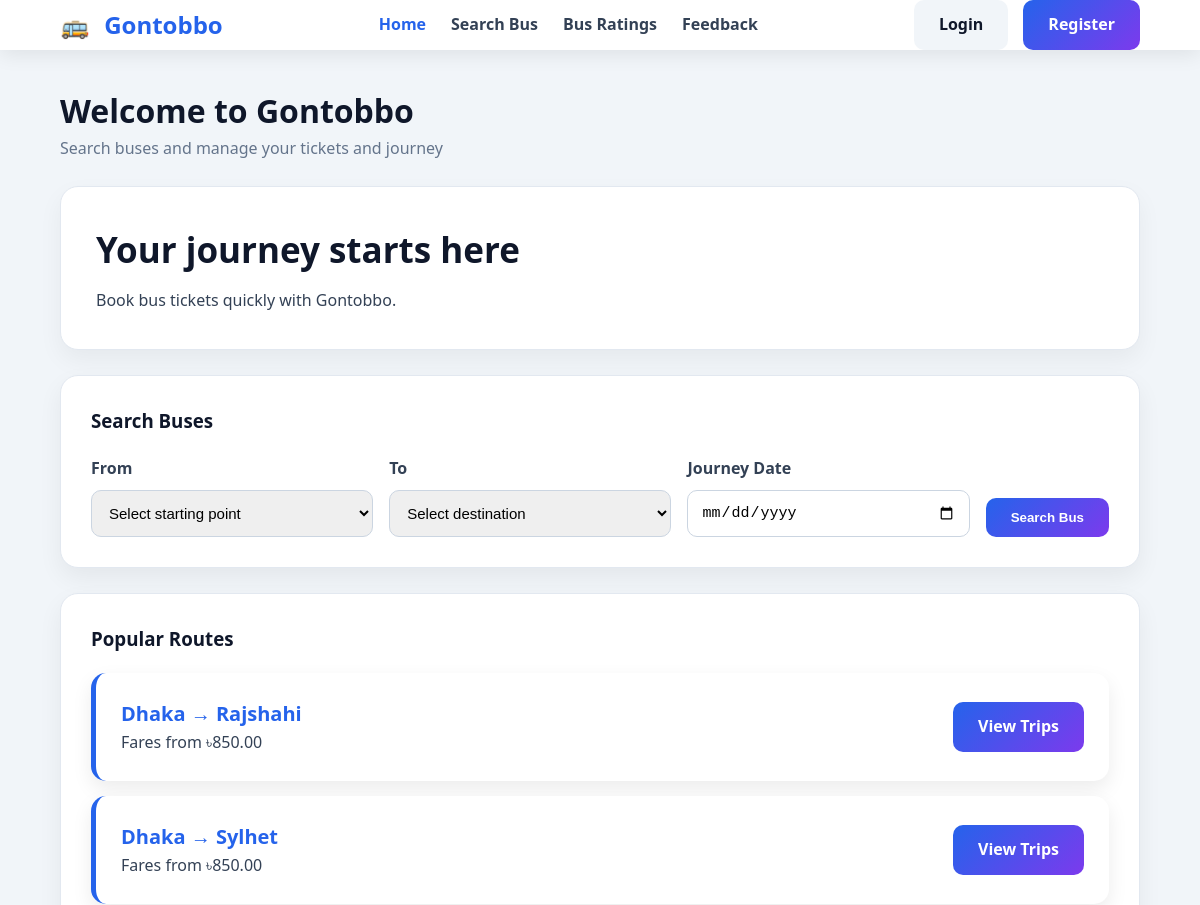
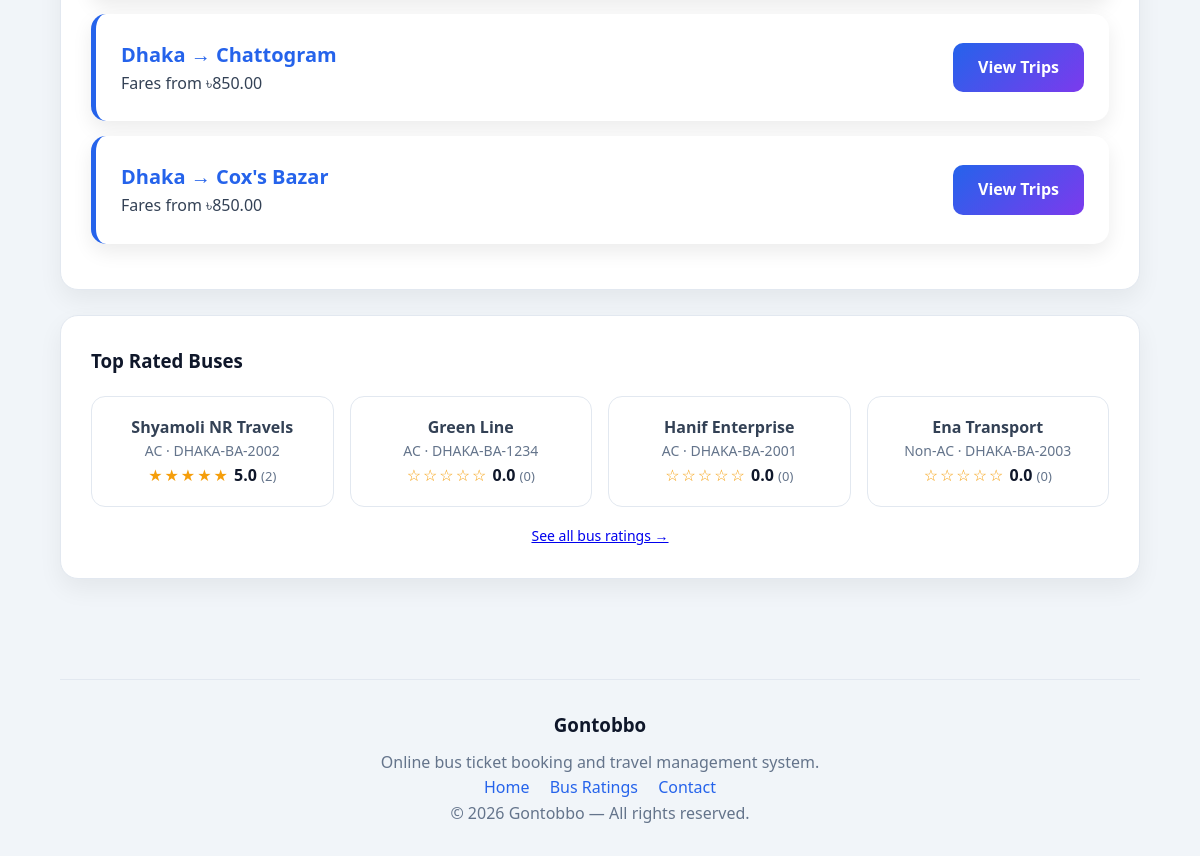
The page / on the database its author committed (2 pictures, top to bottom).
### tables this page shows
CREATE TABLE `routes` (
  `route_id` int(11) NOT NULL,
  `origin` varchar(100) DEFAULT NULL,
  `destination` varchar(100) DEFAULT NULL,
  `distance_km` decimal(6,2) DEFAULT NULL,
  `duration` varchar(30) DEFAULT NULL
);

CREATE TABLE `buses` (
  `bus_id` int(11) NOT NULL,
  `bus_number` varchar(30) DEFAULT NULL,
  `name` varchar(100) DEFAULT NULL,
  `type` enum('AC','Non-AC') DEFAULT NULL,
  `total_seats` int(11) DEFAULT NULL,
  `status` enum('active','maintenance') DEFAULT NULL,
  `service_trip_limit` int(11) DEFAULT NULL,
  `trips_since_service` int(11) DEFAULT 0
);

### models/trip_model.php (called while the page is built, shortened)
<?php
function get_popular_routes($limit = 4)
{
    global $conn;
    $sql = "
        SELECT r.route_id, r.origin, r.destination, MIN(t.fare) AS min_fare, COUNT(*) AS trip_count
        FROM routes r
        INNER JOIN trips t ON t.route_id = r.route_id
        WHERE t.status = 'scheduled' AND t.trip_date >= CURDATE()
        GROUP BY r.route_id
        ORDER BY trip_count DESC
        LIMIT ?
    ";
    $stmt = mysqli_prepare($conn, $sql);
    mysqli_stmt_bind_param($stmt, "i", $limit);
    mysqli_stmt_execute($stmt);
    $result = mysqli_stmt_get_result($stmt);
    $routes = [];
    while ($row = mysqli_fetch_assoc($result)) {
        $routes[] = $row;
    }
    return $routes;
}

### models/review_model.php (called while the page is built, shortened)
<?php
function get_all_bus_ratings()
{
    global $conn;
    $sql = "
        SELECT
            b.bus_id, b.name AS bus_name, b.bus_number, b.type AS bus_type,
            COALESCE(AVG(rv.rating), 0) AS avg_rating,
            COUNT(rv.review_id) AS review_count
        FROM buses b
        LEFT JOIN reviews rv ON rv.bus_id = b.bus_id
        GROUP BY b.bus_id
        ORDER BY avg_rating DESC, review_count DESC
    ";
    $result = mysqli_query($conn, $sql);
    $ratings = [];
    while ($row = mysqli_fetch_assoc($result)) {
        $ratings[] = $row;
    }
    return $ratings;
}

### views/passenger/dashboard.php (the view, shortened to what this page needs)
<?php require __DIR__ . '/../partials/header.php'; ?>
<section class="hero">
    <div>
        <h1>Your journey starts here</h1>
        <p>Book bus tickets quickly with <?= esc(APP_NAME) ?>.</p>
    </div>
</section>
<section class="card">
    <h3 class="card-title">Search Buses</h3>
    <form class="search-form" action="index.php" method="get">
        <div class="form-group">
            <label for="homeFrom">From</label>
            <select name="from" id="homeFrom" required>
                <option value="">Select starting point</option>
            </select>
        </div>
        <div class="form-group">
            <label for="homeTo">To</label>
            <select name="to" id="homeTo" required>
                <option value="">Select destination</option>
            </select>
        </div>
        <div class="form-group">
            <label for="homeDate">Journey Date</label>
            <input type="date" name="date" id="homeDate" min="<?= date('Y-m-d') ?>" required>
        </div>
        <button type="submit" class="btn btn-primary">Search Bus</button>
    </form>
</section>
<section class="card">
    <h3 class="card-title">Popular Routes</h3>
    <?php if (empty($popularRoutes)): ?>
        <p class="muted-text">No scheduled trips yet — check back soon.</p>
    <?php else: ?>
        <?php foreach ($popularRoutes as $route): ?>
            <div class="bus-card">
                <div>
                    <h4><?= esc($route['origin']) ?> &rarr; <?= esc($route['destination']) ?></h4>
                    <p>Fares from <?= esc(format_currency($route['min_fare'])) ?></p>
                </div>
                <a href="index.php?page=passenger&action=search&from=<?= urlencode($route['origin']) ?>&to=<?= urlencode($route['destination']) ?>" class="btn btn-primary">
                    View Trips
                </a>
            </div>
        <?php endforeach; ?>
    <?php endif; ?>
</section>
<section class="card">
    <h3 class="card-title">Top Rated Buses</h3>
    <?php if (empty($topRatedBuses)): ?>
        <p class="muted-text">No ratings yet — be the first to leave a review after your trip.</p>
    <?php else: ?>
        <div class="rating-grid">
            <?php foreach ($topRatedBuses as $bus): ?>
                <div class="rating-card">
                    <h4><?= esc($bus['bus_name']) ?></h4>
                    <p class="muted-text"><?= esc($bus['bus_type']) ?> &middot; <?= esc($bus['bus_number']) ?></p>
                    <?= star_rating_html($bus['avg_rating'], $bus['review_count']) ?>
                </div>
            <?php endforeach; ?>
        </div>
        <p class="form-footnote"><a href="index.php?page=passenger&action=busratings">See all bus ratings &rarr;</a></p>
    <?php endif; ?>
</section>
<?php require __DIR__ . '/../partials/footer.php'; ?>

### helpers/helpers.php (shortened to what this page needs)
<?php
function esc($value)
{
    return htmlspecialchars(
        (string) ($value ?? ''),
        ENT_QUOTES,
        'UTF-8'
    );
}
function format_currency($amount)
{
    return CURRENCY . number_format((float) $amount, 2);
}
function star_rating_html($avg, $count = null)
{
    $avg  = (float) $avg;
    $full = (int) round($avg);
    $html = '<span class="stars" aria-label="' . esc(number_format($avg, 1)) . ' out of 5">';
    for ($i = 1; $i <= 5; $i++) {
        $html .= $i <= $full ? '&#9733;' : '&#9734;';
    }
    $html .= '</span> <span class="rating-number">' . esc(number_format($avg, 1)) . '</span>';
    if ($count !== null) {
        $html .= ' <span class="rating-count">(' . esc($count) . ')</span>';
    }
    return $html;
}

### assets/css/style.css (style rules this page uses)
:root { --primary: #2563eb; --secondary: #7c3aed; --dark: #0f172a; --text: #334155; --light: #f8fafc; --border: #e2e8f0; --success: #16a34a; --danger: #dc2626; }
* { box-sizing: border-box; margin: 0; padding: 0; }
html, body { height: 100%; }
body { font-family: "Segoe UI", Arial, sans-serif; background: #f1f5f9; color: var(--text); line-height: 1.6; min-height: 100vh; }
.app-body { min-height: 100vh; display: flex; flex-direction: column; }
.card { background: white; padding: 30px; border-radius: 18px; margin-bottom: 25px; border: 1px solid var(--border); box-shadow: 0 10px 25px rgba(0, 0, 0, 0.06); animation: fade 0.5s ease; }
.card-title { margin-bottom: 20px; color: var(--dark); }
.hero { background: white; padding: 35px; border-radius: 18px; border: 1px solid var(--border); margin-bottom: 25px; box-shadow: 0 10px 25px rgba(0, 0, 0, 0.05); }
.hero h1 { font-size: 35px; color: var(--dark); margin-bottom: 10px; }
.bus-card { display: flex; justify-content: space-between; align-items: center; padding: 25px; background: white; border-radius: 15px; margin-bottom: 15px; border-left: 5px solid var(--primary); box-shadow: 0 8px 20px rgba(0, 0, 0, 0.08); }
.bus-card h4 { color: var(--primary); font-size: 20px; }
.form-group { margin-bottom: 20px; }
label { display: block; margin-bottom: 8px; font-weight: 600; }
input, select, textarea { width: 100%; padding: 13px; border-radius: 10px; border: 1px solid #cbd5e1; outline: none; font-size: 15px; }
.btn { border: none; padding: 12px 25px; border-radius: 10px; cursor: pointer; font-weight: 700; text-decoration: none; display: inline-block; }
.btn-primary { color: white; background: linear-gradient(135deg, var(--primary), var(--secondary)); }
.muted-text { color: #64748b; font-size: 14px; }
.form-footnote { margin-top: 18px; font-size: 14px; color: #64748b; text-align: center; }
.search-form { display: flex; flex-wrap: wrap; align-items: flex-end; gap: 16px; }
.search-form .form-group { flex: 1 1 200px; margin-bottom: 0; }
.stars { color: #f59e0b; letter-spacing: 2px; }
.rating-number { font-weight: 700; color: var(--dark); }
.rating-count { color: #64748b; font-size: 13px; }
.rating-grid { display: grid; grid-template-columns: repeat(4, 1fr); gap: 16px; }
.rating-card { padding: 18px; border: 1px solid var(--border); border-radius: 14px; text-align: center; }

### rows shown on the page
routes: origin "Dhaka", destination "Rajshahi", min_fare "৳850.00"
routes: origin "Dhaka", destination "Sylhet", min_fare "৳850.00"
routes: origin "Dhaka", destination "Chattogram", min_fare "৳850.00"
routes: origin "Dhaka", destination "Cox's Bazar", min_fare "৳850.00"
buses: name "Shyamoli NR Travels", type "AC", bus_number "DHAKA-BA-2002", review_count "★★★★★", avg "5.0", count "2"
buses: name "Green Line", type "AC", bus_number "DHAKA-BA-1234", review_count "☆☆☆☆☆", avg "0.0", count "0"
buses: name "Hanif Enterprise", type "AC", bus_number "DHAKA-BA-2001", review_count "☆☆☆☆☆", avg "0.0", count "0"
buses: name "Ena Transport", type "Non-AC", bus_number "DHAKA-BA-2003", review_count "☆☆☆☆☆", avg "0.0", count "0"

### other values the page prints
APP_NAME "Gontobbo"
$pageHeading "Welcome to Gontobbo"
$pageSub "Search buses and manage your tickets and journey"
